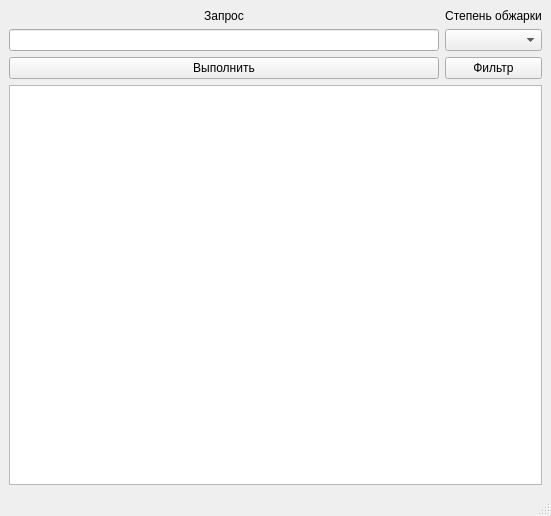
<?xml version="1.0" encoding="UTF-8"?>
<ui version="4.0">
 <class>MainWindow</class>
 <widget class="QMainWindow" name="MainWindow">
  <property name="geometry">
   <rect>
    <x>0</x>
    <y>0</y>
    <width>551</width>
    <height>516</height>
   </rect>
  </property>
  <property name="windowTitle">
   <string>MainWindow</string>
  </property>
  <widget class="QWidget" name="centralwidget">
   <layout class="QGridLayout" name="gridLayout">
    <item row="0" column="0">
     <widget class="QLabel" name="label">
      <property name="text">
       <string>&lt;html&gt;&lt;head/&gt;&lt;body&gt;&lt;p align=&quot;center&quot;&gt;Запрос&lt;/p&gt;&lt;/body&gt;&lt;/html&gt;</string>
      </property>
     </widget>
    </item>
    <item row="2" column="0">
     <widget class="QPushButton" name="pushButton">
      <property name="text">
       <string>Выполнить</string>
      </property>
     </widget>
    </item>
    <item row="1" column="0">
     <widget class="QLineEdit" name="lineEdit"/>
    </item>
    <item row="0" column="1">
     <widget class="QLabel" name="label_2">
      <property name="text">
       <string>&lt;html&gt;&lt;head/&gt;&lt;body&gt;&lt;p align=&quot;center&quot;&gt;Степень обжарки&lt;/p&gt;&lt;/body&gt;&lt;/html&gt;</string>
      </property>
     </widget>
    </item>
    <item row="1" column="1">
     <widget class="QComboBox" name="comboBox"/>
    </item>
    <item row="2" column="1">
     <widget class="QPushButton" name="pushButton_2">
      <property name="text">
       <string>Фильтр</string>
      </property>
     </widget>
    </item>
    <item row="3" column="0" colspan="2">
     <widget class="QTableWidget" name="tableWidget"/>
    </item>
   </layout>
  </widget>
  <widget class="QMenuBar" name="menubar">
   <property name="geometry">
    <rect>
     <x>0</x>
     <y>0</y>
     <width>551</width>
     <height>21</height>
    </rect>
   </property>
  </widget>
  <widget class="QStatusBar" name="statusbar">
   <property name="enabled">
    <bool>false</bool>
   </property>
  </widget>
 </widget>
 <resources/>
 <connections/>
</ui>
